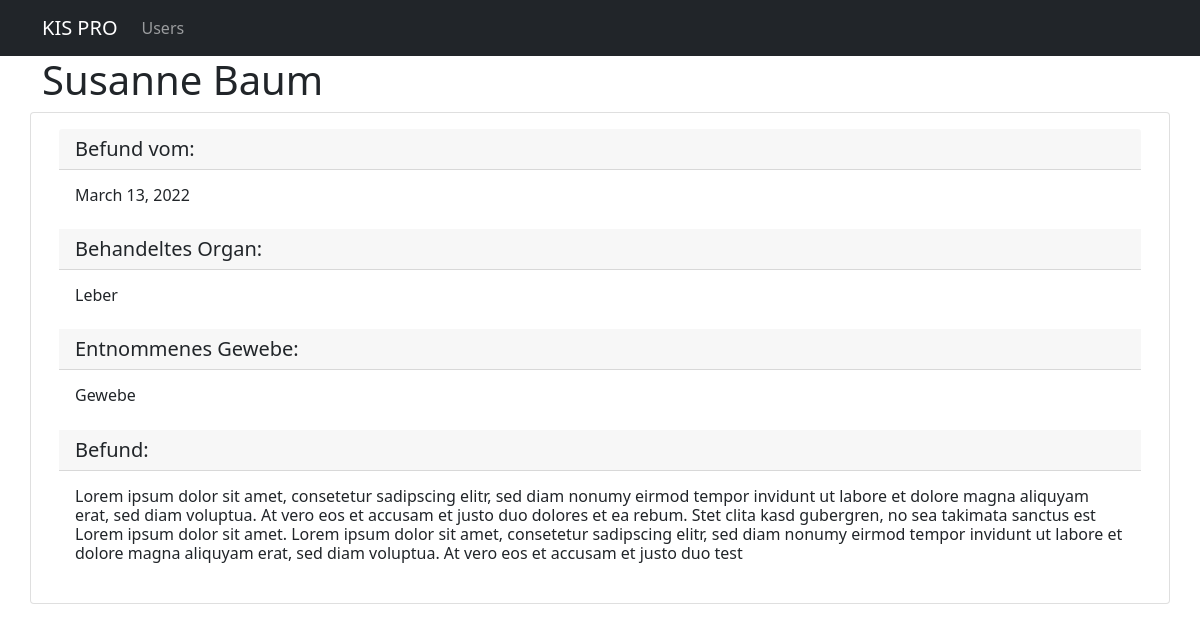
Page /surgery/meet/3/6 on the committed database.
### kis_pro/models.py (models this page shows, shortened)
class SurgeryData(models.Model):
    case = models.ForeignKey(Cases, on_delete=models.CASCADE)
    organ = models.CharField(max_length=50)
    tissue = models.CharField(max_length=50)
    report_text = models.TextField(max_length=500)

class Cases(models.Model):
    timestamp = models.DateField()
    patient = models.ForeignKey(Patient, on_delete=models.CASCADE)
    doctor = models.ForeignKey(Doctor, on_delete=models.CASCADE)

class Person(models.Model):
    title = models.CharField(max_length=50)
    firstname = models.CharField(max_length=100)
    lastname = models.CharField(max_length=100)
    def user_print(self):
        return self.title + ' ' + self.firstname + ' ' + self.lastname
    def __str__(self):
        return self.user_print()
    class Meta:
        abstract = True

class Patient(Person):
    birthdate = models.DateField()
    attending_doctor = models.ManyToManyField(Doctor)

### kis_pro/views.py (the view)
# urls.py: path("surgery/meet/<int:pk>/<int:caseid>", views.kis_pro_surgery_meet, name="kis_pro_surgery_meet"),
def kis_pro_surgery_meet(request, pk, caseid):
    try:
        surgery = SurgeryData.objects.get(case_id=caseid)
        context = {
            'surgery': surgery
        }
        return render(request, 'surgery/kis_pro_surgery_meet.html', context)
    except ObjectDoesNotExist:
        cases = Cases.objects.get(pk=caseid)
        context = {
            'cases': cases
        }
        return render(request, 'surgery/kis_pro_surgery_meet.html', context)

### kis_pro/templates/surgery/kis_pro_surgery_meet.html
{% extends 'base.html' %}
{% load static %}
{% block page_content %}
    {% if cases is not None %}
        <div class="row">
            <div class="card mb-2">
                <div class="card-body">
                    <h5 class="card-header">Noch kein Befund vorhanden! </h5>
                </div>
                <a href="{% url 'kis_pro_new_surgery' cases.pk %}"
                   class="btn btn-primary">
                    Neuer Befund
                </a>
            </div>
        </div>
    {% else %}
        <h1>{{ surgery.case.patient }}</h1>
        <div class="row">
            <div class="card mb-2">
                <div class="card-body">
                    <h5 class="card-header">Befund vom: </h5>
                    <h6 class="card-body">{{ surgery.case.timestamp }}</h6>
                    <h5 class="card-header">Behandeltes Organ: </h5>
                    <h6 class="card-body">{{ surgery.organ }}</h6>
                    <h5 class="card-header">Entnommenes Gewebe: </h5>
                    <h6 class="card-body">{{ surgery.tissue }}</h6>
                    <h5 class="card-header">Befund: </h5>
                    <h6 class="card-body">{{ surgery.report_text }}</h6>
                </div>
            </div>
        </div>
    {% endif %}
{% endblock %}

### rows in the picture
SurgeryData: case.patient "Susanne Baum", case.timestamp "March 13, 2022", organ "Leber", tissue "Gewebe", report_text "Lorem ipsum dolor sit amet, consetetur sadipscing elitr, sed diam nonumy eirmod tempor invidunt ut labore et dolore magna aliquyam erat, sed diam voluptua. At vero eos et accusam et justo duo dolores et ea rebum. Stet clita kasd gubergren, no sea takimata sanctus est Lorem ipsum dolor sit amet. Lorem ipsum dolor sit amet, consetetur sadipscing elitr, sed diam nonumy eirmod tempor invidunt ut labore et dolore magna aliquyam erat, sed diam voluptua. At vero eos et accusam et justo duo test"
